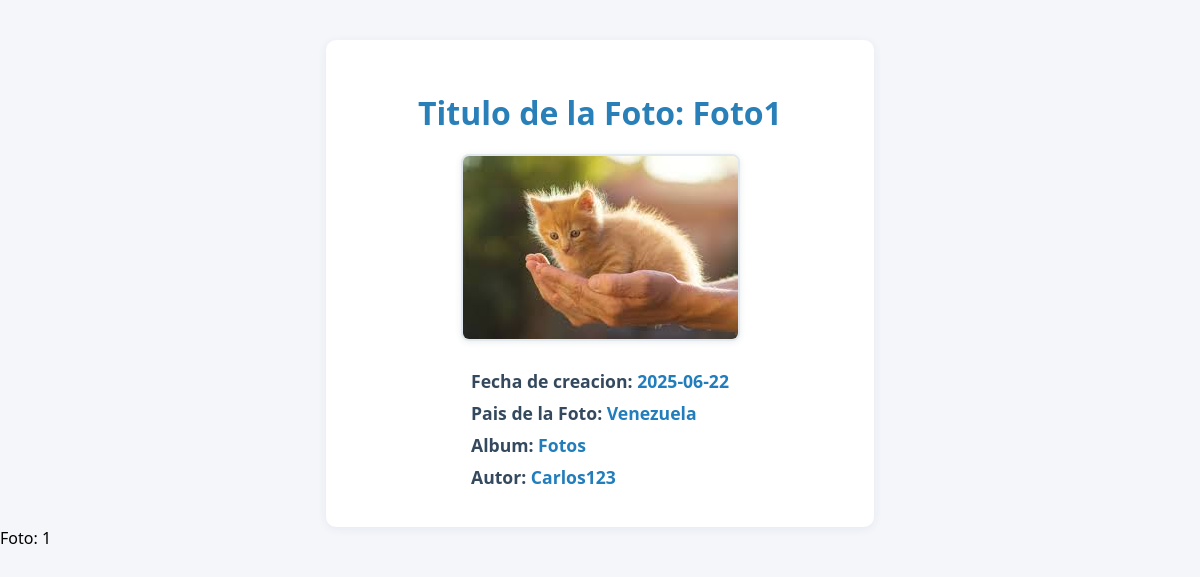
/php/detalle_foto.php?foto=1, run on the app's committed database.
### tables this page shows
CREATE TABLE `fotos` (
  `IdFoto` int(11) NOT NULL,
  `Titulo` varchar(255) NOT NULL,
  `Fecha` date DEFAULT NULL,
  `Pais` int(11) DEFAULT NULL,
  `Album` int(11) DEFAULT NULL,
  `Fichero` varchar(255) DEFAULT NULL,
  `FRegistro` timestamp NOT NULL DEFAULT current_timestamp()
);

CREATE TABLE `paises` (
  `IdPais` int(11) NOT NULL,
  `NomPais` varchar(100) NOT NULL
);

CREATE TABLE `albumes` (
  `IdAlbum` int(11) NOT NULL,
  `Titulo_album` varchar(255) NOT NULL,
  `Descripcion` text DEFAULT NULL,
  `Fecha` date DEFAULT NULL,
  `Pais` int(11) DEFAULT NULL,
  `Usuario` int(11) DEFAULT NULL
);

CREATE TABLE `usuarios` (
  `IdUsuario` int(11) NOT NULL,
  `NomUsuario` varchar(15) NOT NULL,
  `Clave` varchar(15) NOT NULL,
  `Email` varchar(255) NOT NULL,
  `Sexo` tinyint(4) NOT NULL,
  `FNacimiento` date NOT NULL,
  `Ciudad` varchar(100) DEFAULT NULL,
  `Pais` int(11) DEFAULT NULL,
  `Foto` varchar(255) DEFAULT NULL,
  `FRegistro` timestamp NOT NULL DEFAULT current_timestamp()
);

### ver_foto.php (the view, shortened to what this page needs)
<!DOCTYPE html>
<html lang="es">
<head>
    <link rel="stylesheet" href="css/ver_foto.css">
</head>
<body class="main-body">
    <?php
    include "php/conexion.php";
    $id_foto = isset($_GET['foto']) ? $conexion -> real_escape_string($_GET['foto']) : NULL;
    $sql_buscar_foto = "SELECT fotos.Titulo, fotos.Fichero, fotos.Fecha, paises.NomPais, albumes.Titulo_album,
    usuarios.NomUsuario FROM fotos INNER JOIN albumes ON fotos.Album = albumes.IdAlbum
    INNER JOIN paises ON fotos.Pais = paises.IdPais INNER JOIN usuarios ON albumes.Usuario = usuarios.IdUsuario
    WHERE IdFoto = $id_foto;";
    $resultado = mysqli_query($conexion, $sql_buscar_foto);
    $num_filas = $resultado->num_rows;
    if($num_filas === 1){
        while($row = mysqli_fetch_assoc($resultado)){
        $titulo_foto = $row['Titulo'];
        $ruta_foto = $row['Fichero'];
        $fecha_foto = $row['Fecha'];
        $nombre_pais = $row['NomPais'];
        $nombre_album = $row['Titulo_album'];
        $nombre_usuario = $row['NomUsuario'];
    }
    }
    ?>
    <div class="foto-detalle">
        <h1 class="foto-titulo">Titulo de la Foto: <?php echo $titulo_foto; ?></h1>
        <img src="fotos/<?php echo $ruta_foto; ?>" alt="" class="foto-img">
        <div class="foto-info">
            <h2>Fecha de creacion: <span><?php echo $fecha_foto; ?></span></h2>
            <h2>Pais de la Foto: <span><?php echo $nombre_pais; ?></span></h2>
            <h2>Album: <span><?php echo $nombre_album; ?></span></h2>
            <h2>Autor: <span><?php echo $nombre_usuario; ?></span></h2>
        </div>
    </div>
</body>
</html>

### css/ver_foto.css (style rules this page uses)
body.main-body { font-family: 'Segoe UI', Arial, sans-serif; background: #f4f6fa; margin: 0; padding: 0; }
.foto-detalle { background: #fff; max-width: 500px; margin: 40px auto 0 auto; padding: 30px 24px; border-radius: 10px; box-shadow: 0 2px 10px rgba(44,62,80,0.07); display: flex; flex-direction: column; align-items: center; }
.foto-titulo { color: #2980b9; margin-bottom: 20px; text-align: center; }
.foto-img { max-width: 100%; max-height: 300px; border-radius: 8px; border: 2px solid #e1e8ed; box-shadow: 0 1px 6px rgba(44,62,80,0.10); margin-bottom: 20px; object-fit: cover; }
.foto-info h2 { color: #34495e; font-size: 1.1em; margin: 8px 0; text-align: left; }
.foto-info span { color: #217dbb; }

### data on the page
fotos: Titulo "Foto1", Fichero (picture), Fecha "2025-06-22", Pais.NomPais "Venezuela", Album.Titulo_album "Fotos", usuarios.NomUsuario "Carlos123"

### other printed values
$id_foto "1"
